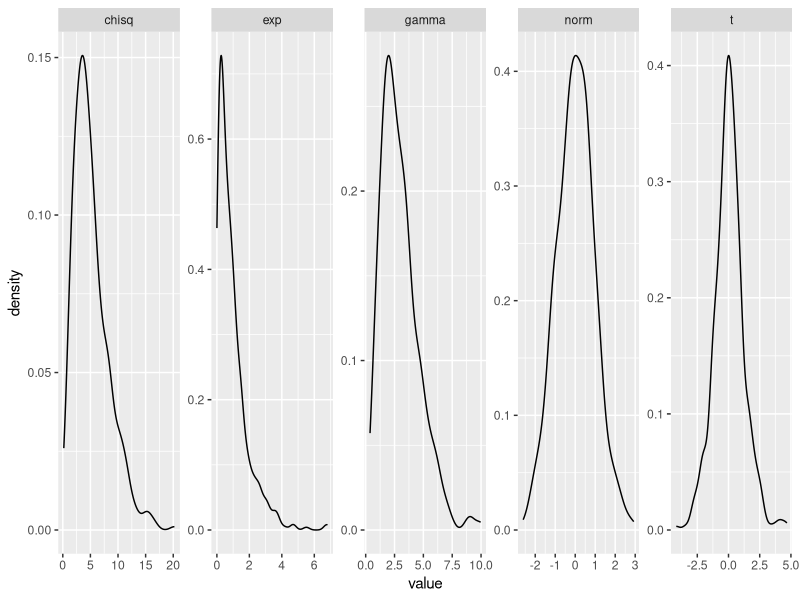
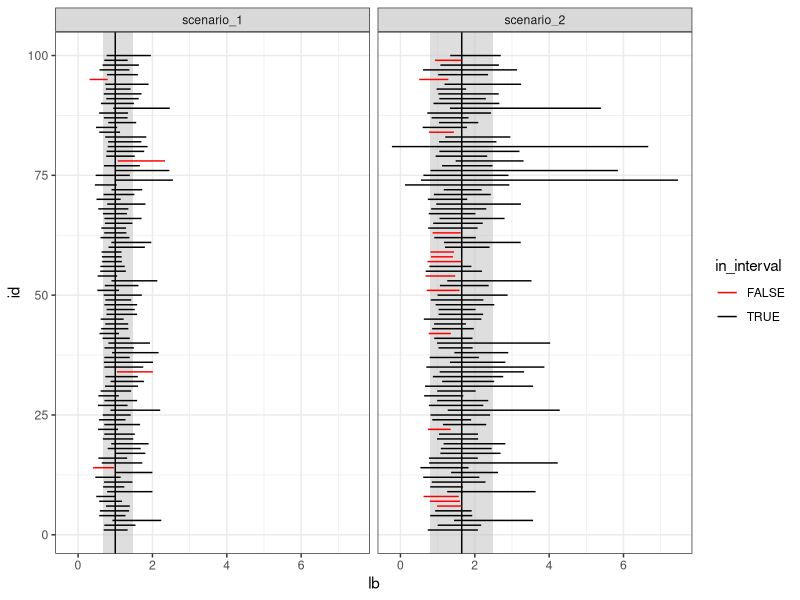
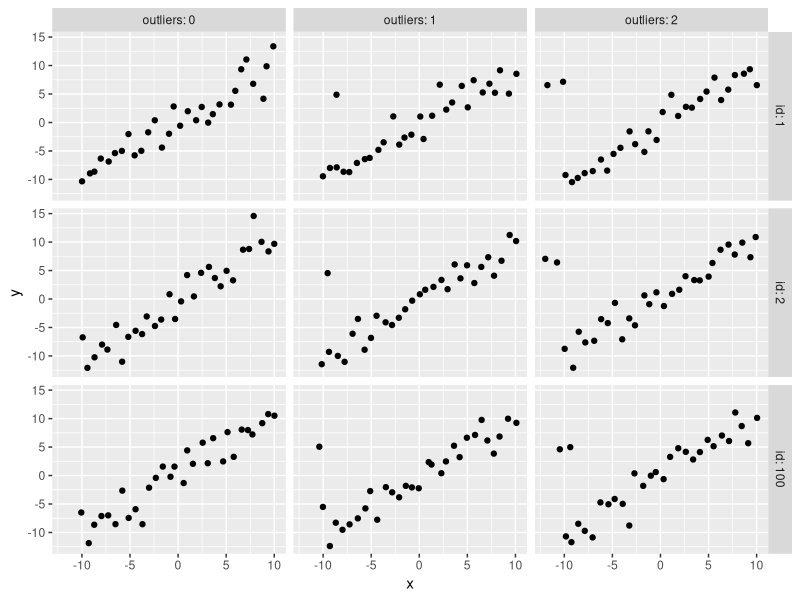
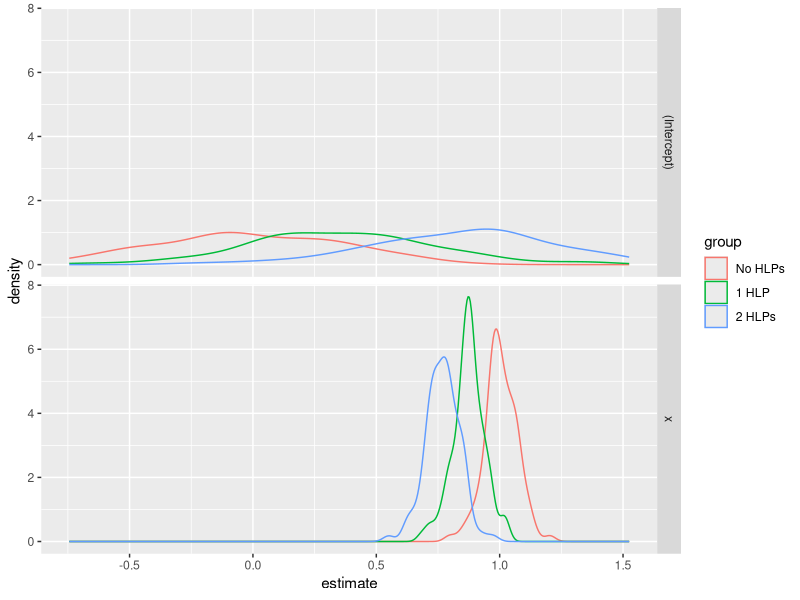

These figures' R source, in order: (Note: this script raises an error after producing the figures.)
## ---- chunk 1
set.seed(342512)

# Get 10 numbers after the seed is set
sample(1:100, 10)

# Compute something else that depends on randomness
mean(rnorm(50))

# Get 10 more numbers
sample(1:100, 10)
## ---- chunk 2
set.seed(342512)

# Get 10 numbers after the seed is set
sample(1:100, 10)

# Compute something else that depends on randomness
mean(rnorm(30))

# Get 10 more numbers
sample(1:100, 10)
## ---- chunk 3
#| fig-width: 10
#| fig-height: 2
library(tibble)
library(dplyr)
library(tidyr)
library(ggplot2)
set.seed(109025879)

tibble(
  norm = rnorm(500),
  gamma = rgamma(500, shape = 3, scale = 1),
  exp = rexp(500, rate = 1), # R uses a exp(-ax) 
  t = rt(500, df = 5),
  chisq = rchisq(500, 5)
) %>%
  pivot_longer(1:5, names_to = "dist", values_to = "value") %>%
  ggplot(aes(x = value)) + geom_density() + facet_wrap(~dist, scales = "free", nrow = 1)
## ---- chunk 4
set.seed(20572983)
data <- tibble(x = seq(-10, 10, .1), 
               y = x + rnorm(length(x)))
regression <- lm(y ~ x, data = data)
summary(regression)
## ---- chunk 5
set.seed(40295023)

sim <- tibble(
  id = rep(1:100, each = 25), # generate 100 samples of 25 points each
  ln_x = rnorm(25*100), # generate 25 normal deviates for each sample
  x = exp(ln_x), # transform into lognormal deviates
) %>%
  # this creates a 100-row data frame, with one row for each id. 
  # the columns x, ln_x are stored in the data list-column as a tibble.
  nest(data = c(x, ln_x))
  
head(sim)
sim$data[[1]]
## ---- chunk 6
options(digits = 3)
## ---- chunk 7
compute_interval <- function(x) {
  s1 <- exp(mean(log(x)) + c(-1, 1) * qnorm(.975) * sd(log(x))/sqrt(length(x)))
  s2 <- mean(x) + c(-1, 1) * qnorm(.975) * sd(x)/sqrt(length(x))
  tibble(scenario = c("scenario_1", "scenario_2"),
         mean = c(1, exp(1/2)),
         lb = c(s1[1], s2[1]), ub = c(s1[2], s2[2]),
         in_interval = (lb < mean) & (ub > mean))
}
## ---- chunk 8

sim_long <- sim %>%
  # This line takes each data entry and computes an interval for x.
  # .$x is code for take the argument you passed in to map and get the x column
  mutate(res = purrr::map(data, ~compute_interval(.$x))) %>%
  # this "frees" res and we end up with two columns: lb and ub, for each scenario
  unnest(res)
  

ci_df <- tibble(scenario = c("scenario_1", "scenario_2"),
                mu = c(1, exp(1/2)),
                lb = c(exp(-1.96/5), exp(.5) - 1.96*sqrt((exp(1) - 1)*exp(1))/5),
                ub = c(exp(1.96/5), exp(.5) + 1.96*sqrt((exp(1) - 1)*exp(1))/5))

## ---- chunk 9
ggplot() + 
  geom_rect(aes(xmin = lb, xmax = ub, ymin = -Inf, ymax = Inf), 
            data = ci_df,
            fill = "grey", alpha = .5, color = NA) + 
  geom_vline(aes(xintercept = mu), data = ci_df) + 
  geom_segment(aes(x = lb, xend = ub, y = id, yend = id, color = in_interval),
               data = sim_long) + 
  scale_color_manual(values = c("red", "black")) + 
  theme_bw() + 
  facet_wrap(~scenario)
## ---- chunk 10
gen_data <- function(o = 1, n = 30, error_sd = 2) {
  # generate the main part of the regression data
  data <- tibble(x = rnorm(n = n - o, 
                           mean = seq(-10, 10, length.out = n - o), 
                           sd = .1),
                 y = x + rnorm(length(x), 
                               mean = 0, 
                               sd = error_sd))
  # generate the outlier - make it at ~(-10, 5)
  outdata <- tibble(x = rnorm(o, -10), y = rnorm(o, 5, error_sd))
  bind_rows(data, outdata)
}

sim_data <- crossing(id = 1:100, outliers = 0:2) %>%
  mutate(
  # call gen_data for each row in sim_data, 
  # but don't use id as a parameter.
  data = purrr::map(outliers, gen_data) 
)

## ---- chunk 11
head(sim_data)

# plot a few datasets just to check they look like we expect:
sim_data %>%
  filter(id %% 100 < 3) %>%
  unnest(data) %>%
  ggplot(aes(x = x, y = y)) + 
  geom_point() + 
  facet_grid(id ~ outliers, labeller = label_both)

## ---- chunk 12
library(broom) # the broom package cleans up model objects to tidy form

sim_data <- sim_data %>%
  # fit linear regression
  mutate(model = purrr::map(data, ~lm(y ~ x, data = .)))  %>%
  mutate(tidy_model = purrr::map(model, tidy))
## ---- chunk 13
# Get the coefficients out
tidy_coefs <- select(sim_data, id, outliers, tidy_model) %>%
  unnest(tidy_model) %>%
  mutate(group = case_when(outliers == 0 ~ "No HLPs",
                           outliers == 1 ~ "1 HLP",
                           outliers == 2 ~ "2 HLPs") %>%
           factor(levels = c("No HLPs", "1 HLP", "2 HLPs")))

ggplot(tidy_coefs, aes(x = estimate, color = group)) + 
  facet_grid(term ~ .) + 
  geom_density()
## ---- chunk 14
set.seed(204209527)
dogtemp <- tibble(
  actual = rnorm(1000, 101.75, 0.375),
  read = pmin(actual, 102)
) 
dogtemp %>%
  summarize_all(mean) %>%
  diff()

## ---- chunk 15
options(digits = 8)
## ---- chunk 16
# It's easier to think through the code if we write it inefficiently first
sim_fcn <- function() {
  usum <- 0
  k <- 0
  # prevent infinite loops by monitoring the value of k as well
  while (usum < 1 & k < 15) {
    usum <- runif(1) + usum
    k <- k + 1
  }
  return(k)
}

set.seed(302497852)
res <- tibble(k = replicate(1000, sim_fcn(), simplify = T))

mean(res$k)
## ---- chunk 17
set.seed(20417023)

sim_res <- tibble(samp = replicate(250000, sim_fcn(), simplify = T)) 

sim_res <- sim_res %>%
  mutate(running_avg_est = cummean(samp),
         N = row_number())

ggplot(aes(x = N, y = running_avg_est), data = sim_res) + 
  geom_hline(yintercept = exp(1), color = "red") + 
  geom_line()
## ---- chunk 18
#| fig-width: 4
#| fig-height: 4
#| out-width: 50%
#| fig-cap: "f(x) over the interval [0,1]."
#| fig-alt: "A function that oscillates around 0 very rapidly from 0 to 0.12 and then reaches a minimum at approximately x = 0.25 before increasing at an approximately linear rate through x = 1.0."
fn <- function(x) x^2 * sin(1/x)
ggplot(data.frame(x = seq(0.0001, 1, length.out = 1000)), aes(x)) + geom_function(fun = fn)
## ---- chunk 19
set.seed(20491720)
fn <- function(x)  x^2 * sin(1/x)

sim_data <- tibble(x = runif(100000),
                   y = fn(x))
mean(sim_data$y)
## ---- chunk 20
fn <- function(x)  x^2 * sin(1/x)

riemann <- tibble(x = seq(0, 1, length.out = 10000)[-1],
                  y = fn(x))
mean(riemann$y)
## ---- chunk 21
needle_sim <- function(sticks = 100) {
  df <- tibble(xstart = runif(sticks, 0, 10), 
         ystart = runif(sticks, 0, 1), 
         angle = runif(sticks, 0, 360),
         xend = xstart + cos(angle/180*pi), 
         yend = ystart + sin(angle/180*pi)
  ) %>%
    # We can see if a stick crosses a line if the floor() function of ystart is 
    # different than floor(yend). 
    # Note this only works for integer line values.
  mutate(crosses_line = floor(ystart) != floor(yend)) 
  
  
  gg <- ggplot() + 
  geom_hline(yintercept = c(0, 1)) + 
  geom_segment(aes(x = xstart, y = ystart, xend = xend, yend = yend,
                   color = crosses_line), data = df) + 
  coord_fixed()
  
  return(list(est = 2 * sticks / sum(df$crosses_line), plot = gg))
}

needle_sim(10)

needle_sim(100)

needle_sim(1000)

needle_sim(10000)
